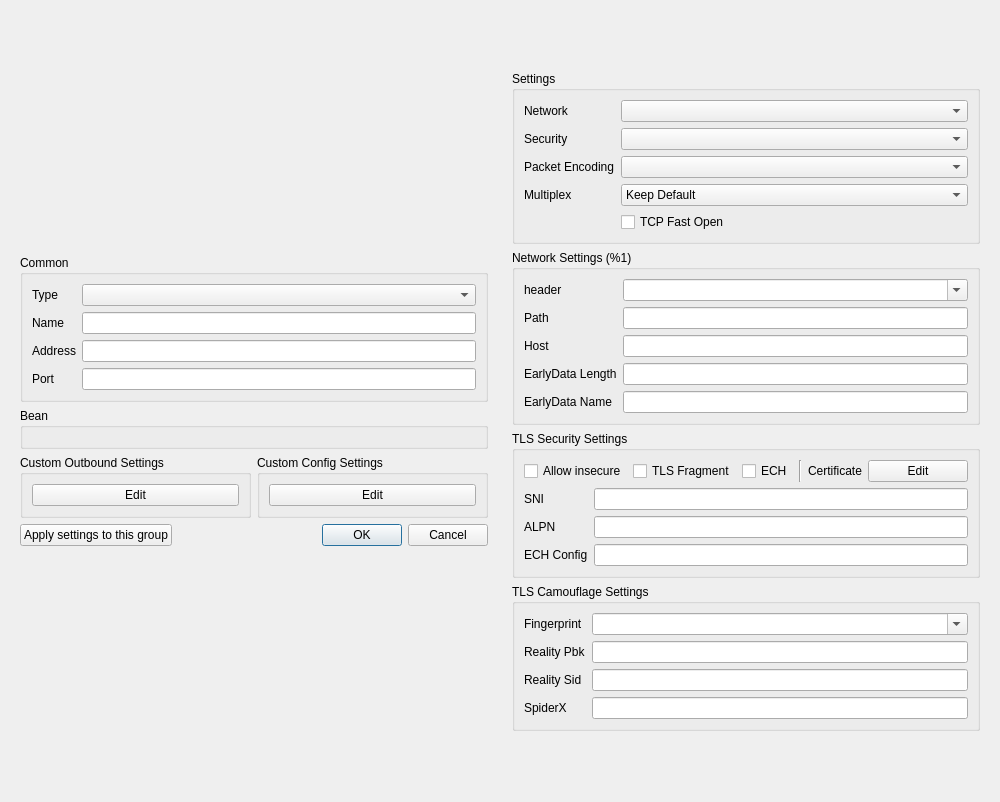
<?xml version="1.0" encoding="UTF-8"?>
<ui version="4.0">
 <class>DialogEditProfile</class>
 <widget class="QDialog" name="DialogEditProfile">
  <property name="geometry">
   <rect>
    <x>0</x>
    <y>0</y>
    <width>1000</width>
    <height>802</height>
   </rect>
  </property>
  <property name="sizePolicy">
   <sizepolicy hsizetype="Preferred" vsizetype="Preferred">
    <horstretch>0</horstretch>
    <verstretch>0</verstretch>
   </sizepolicy>
  </property>
  <property name="windowTitle">
   <string>Edit</string>
  </property>
  <layout class="QHBoxLayout" name="dialog_layout">
   <item>
    <widget class="QWidget" name="left_w" native="true">
     <property name="sizePolicy">
      <sizepolicy hsizetype="Minimum" vsizetype="Maximum">
       <horstretch>0</horstretch>
       <verstretch>0</verstretch>
      </sizepolicy>
     </property>
     <property name="minimumSize">
      <size>
       <width>400</width>
       <height>0</height>
      </size>
     </property>
     <layout class="QVBoxLayout" name="left">
      <property name="sizeConstraint">
       <enum>QLayout::SetDefaultConstraint</enum>
      </property>
      <item>
       <widget class="QGroupBox" name="groupBox">
        <property name="sizePolicy">
         <sizepolicy hsizetype="Preferred" vsizetype="Maximum">
          <horstretch>0</horstretch>
          <verstretch>0</verstretch>
         </sizepolicy>
        </property>
        <property name="title">
         <string>Common</string>
        </property>
        <layout class="QVBoxLayout" name="verticalLayout_3">
         <item>
          <layout class="QGridLayout" name="gridLayout_2">
           <item row="2" column="1">
            <widget class="MyLineEdit" name="address"/>
           </item>
           <item row="1" column="1">
            <widget class="MyLineEdit" name="name"/>
           </item>
           <item row="3" column="1">
            <widget class="QLineEdit" name="port"/>
           </item>
           <item row="0" column="0">
            <widget class="QLabel" name="type_l">
             <property name="text">
              <string>Type</string>
             </property>
            </widget>
           </item>
           <item row="3" column="0">
            <widget class="QLabel" name="port_l">
             <property name="text">
              <string>Port</string>
             </property>
            </widget>
           </item>
           <item row="2" column="0">
            <widget class="QLabel" name="address_l">
             <property name="text">
              <string>Address</string>
             </property>
            </widget>
           </item>
           <item row="1" column="0">
            <widget class="QLabel" name="label">
             <property name="text">
              <string>Name</string>
             </property>
            </widget>
           </item>
           <item row="0" column="1">
            <widget class="QComboBox" name="type"/>
           </item>
          </layout>
         </item>
        </layout>
       </widget>
      </item>
      <item>
       <widget class="QGroupBox" name="bean">
        <property name="sizePolicy">
         <sizepolicy hsizetype="Preferred" vsizetype="Maximum">
          <horstretch>0</horstretch>
          <verstretch>0</verstretch>
         </sizepolicy>
        </property>
        <property name="title">
         <string notr="true">Bean</string>
        </property>
        <layout class="QVBoxLayout" name="verticalLayout_4">
         <item>
          <widget class="QWidget" name="fake" native="true"/>
         </item>
        </layout>
       </widget>
      </item>
      <item>
       <layout class="QHBoxLayout" name="horizontalLayout_2">
        <item>
         <widget class="QGroupBox" name="custom_box">
          <property name="sizePolicy">
           <sizepolicy hsizetype="Preferred" vsizetype="Maximum">
            <horstretch>0</horstretch>
            <verstretch>0</verstretch>
           </sizepolicy>
          </property>
          <property name="title">
           <string>Custom Outbound Settings</string>
          </property>
          <layout class="QVBoxLayout" name="verticalLayout_5">
           <item>
            <widget class="QPushButton" name="custom_outbound_edit">
             <property name="text">
              <string notr="true">Edit</string>
             </property>
            </widget>
           </item>
          </layout>
         </widget>
        </item>
        <item>
         <widget class="QGroupBox" name="custom_global_box">
          <property name="title">
           <string>Custom Config Settings</string>
          </property>
          <layout class="QHBoxLayout" name="horizontalLayout_3">
           <item>
            <widget class="QPushButton" name="custom_config_edit">
             <property name="text">
              <string notr="true">Edit</string>
             </property>
            </widget>
           </item>
          </layout>
         </widget>
        </item>
       </layout>
      </item>
      <item>
       <layout class="QHBoxLayout" name="horizontalLayout_4">
        <item>
         <widget class="QPushButton" name="apply_to_group">
          <property name="text">
           <string>Apply settings to this group</string>
          </property>
         </widget>
        </item>
        <item>
         <widget class="QDialogButtonBox" name="buttonBox">
          <property name="sizePolicy">
           <sizepolicy hsizetype="Expanding" vsizetype="Fixed">
            <horstretch>0</horstretch>
            <verstretch>0</verstretch>
           </sizepolicy>
          </property>
          <property name="orientation">
           <enum>Qt::Horizontal</enum>
          </property>
          <property name="standardButtons">
           <set>QDialogButtonBox::Cancel|QDialogButtonBox::Ok</set>
          </property>
         </widget>
        </item>
       </layout>
      </item>
     </layout>
    </widget>
   </item>
   <item>
    <widget class="QWidget" name="right_all_w" native="true">
     <property name="sizePolicy">
      <sizepolicy hsizetype="Preferred" vsizetype="Maximum">
       <horstretch>0</horstretch>
       <verstretch>0</verstretch>
      </sizepolicy>
     </property>
     <property name="minimumSize">
      <size>
       <width>400</width>
       <height>0</height>
      </size>
     </property>
     <property name="toolTip">
      <string/>
     </property>
     <layout class="QVBoxLayout" name="right_layout">
      <property name="sizeConstraint">
       <enum>QLayout::SetDefaultConstraint</enum>
      </property>
      <item>
       <widget class="QGroupBox" name="stream_box">
        <property name="sizePolicy">
         <sizepolicy hsizetype="Preferred" vsizetype="Maximum">
          <horstretch>0</horstretch>
          <verstretch>0</verstretch>
         </sizepolicy>
        </property>
        <property name="title">
         <string>Settings</string>
        </property>
        <layout class="QVBoxLayout" name="verticalLayout">
         <item>
          <layout class="QGridLayout" name="_2">
           <item row="0" column="1">
            <widget class="QComboBox" name="network">
             <property name="sizePolicy">
              <sizepolicy hsizetype="Expanding" vsizetype="Fixed">
               <horstretch>0</horstretch>
               <verstretch>0</verstretch>
              </sizepolicy>
             </property>
             <item>
              <property name="text">
               <string notr="true"/>
              </property>
             </item>
             <item>
              <property name="text">
               <string notr="true">tcp</string>
              </property>
             </item>
             <item>
              <property name="text">
               <string notr="true">ws</string>
              </property>
             </item>
             <item>
              <property name="text">
               <string notr="true">httpupgrade</string>
              </property>
             </item>
             <item>
              <property name="text">
               <string notr="true">http</string>
              </property>
             </item>
             <item>
              <property name="text">
               <string notr="true">grpc</string>
              </property>
             </item>
             <item>
              <property name="text">
               <string notr="true">quic</string>
              </property>
             </item>
            </widget>
           </item>
           <item row="2" column="1">
            <widget class="QComboBox" name="packet_encoding">
             <item>
              <property name="text">
               <string notr="true"/>
              </property>
             </item>
             <item>
              <property name="text">
               <string notr="true">packetaddr</string>
              </property>
             </item>
             <item>
              <property name="text">
               <string notr="true">xudp</string>
              </property>
             </item>
            </widget>
           </item>
           <item row="0" column="0">
            <widget class="QLabel" name="network_l">
             <property name="toolTip">
              <string>The underlying transport method. It must be consistent with the server, otherwise, the connection cannot be established.</string>
             </property>
             <property name="text">
              <string>Network</string>
             </property>
            </widget>
           </item>
           <item row="1" column="1">
            <widget class="QComboBox" name="security">
             <item>
              <property name="text">
               <string notr="true"/>
              </property>
             </item>
             <item>
              <property name="text">
               <string notr="true">tls</string>
              </property>
             </item>
            </widget>
           </item>
           <item row="1" column="0">
            <widget class="QLabel" name="security_l">
             <property name="toolTip">
              <string>Transport Layer Security. It must be consistent with the server, otherwise, the connection cannot be established.</string>
             </property>
             <property name="text">
              <string>Security</string>
             </property>
            </widget>
           </item>
           <item row="2" column="0">
            <widget class="QLabel" name="packet_encoding_l">
             <property name="toolTip">
              <string>UDP FullCone Packet encoding for implementing features such as UDP FullCone. Server support is required, if the wrong selection is made, the connection cannot be made. Please leave it blank.</string>
             </property>
             <property name="text">
              <string>Packet Encoding</string>
             </property>
            </widget>
           </item>
           <item row="3" column="0">
            <widget class="QLabel" name="multiplex_l">
             <property name="toolTip">
              <string>Server support is required</string>
             </property>
             <property name="text">
              <string>Multiplex</string>
             </property>
            </widget>
           </item>
           <item row="3" column="1">
            <widget class="QComboBox" name="multiplex">
             <item>
              <property name="text">
               <string>Keep Default</string>
              </property>
             </item>
             <item>
              <property name="text">
               <string>On</string>
              </property>
             </item>
             <item>
              <property name="text">
               <string>Off</string>
              </property>
             </item>
            </widget>
           </item>
           <item row="4" column="1">
            <widget class="QCheckBox" name="tcp_fast_open">
             <property name="toolTip">
              <string>Reduces one round trip for the initial TCP handshake. Both the client and the server's OS/network path must support it, otherwise it has no effect.</string>
             </property>
             <property name="text">
              <string>TCP Fast Open</string>
             </property>
            </widget>
           </item>
          </layout>
         </item>
        </layout>
       </widget>
      </item>
      <item>
       <widget class="QGroupBox" name="network_box">
        <property name="sizePolicy">
         <sizepolicy hsizetype="Preferred" vsizetype="Maximum">
          <horstretch>0</horstretch>
          <verstretch>0</verstretch>
         </sizepolicy>
        </property>
        <property name="title">
         <string>Network Settings (%1)</string>
        </property>
        <layout class="QGridLayout" name="gridLayout">
         <item row="1" column="0">
          <widget class="QLabel" name="path_l">
           <property name="toolTip">
            <string notr="true">http path (ws/http/伪装http)
serviceName (gRPC)
key (QUIC)</string>
           </property>
           <property name="text">
            <string notr="true">Path</string>
           </property>
          </widget>
         </item>
         <item row="2" column="1">
          <widget class="MyLineEdit" name="host"/>
         </item>
         <item row="2" column="0">
          <widget class="QLabel" name="host_l">
           <property name="toolTip">
            <string notr="true">http host (ws/http/伪装http)
security (QUIC)</string>
           </property>
           <property name="text">
            <string notr="true">Host</string>
           </property>
          </widget>
         </item>
         <item row="0" column="0">
          <widget class="QLabel" name="header_type_l">
           <property name="sizePolicy">
            <sizepolicy hsizetype="Maximum" vsizetype="Preferred">
             <horstretch>0</horstretch>
             <verstretch>0</verstretch>
            </sizepolicy>
           </property>
           <property name="toolTip">
            <string notr="true">伪装头部类型 (tcp/quic)</string>
           </property>
           <property name="text">
            <string notr="true">header</string>
           </property>
          </widget>
         </item>
         <item row="1" column="1">
          <widget class="MyLineEdit" name="path"/>
         </item>
         <item row="0" column="1">
          <widget class="QComboBox" name="header_type">
           <property name="sizePolicy">
            <sizepolicy hsizetype="Minimum" vsizetype="Fixed">
             <horstretch>0</horstretch>
             <verstretch>0</verstretch>
            </sizepolicy>
           </property>
           <property name="editable">
            <bool>true</bool>
           </property>
           <item>
            <property name="text">
             <string notr="true"/>
            </property>
           </item>
           <item>
            <property name="text">
             <string notr="true">http</string>
            </property>
           </item>
          </widget>
         </item>
         <item row="3" column="1">
          <widget class="MyLineEdit" name="ws_early_data_length"/>
         </item>
         <item row="3" column="0">
          <widget class="QLabel" name="ws_early_data_length_l">
           <property name="text">
            <string notr="true">EarlyData Length</string>
           </property>
          </widget>
         </item>
         <item row="4" column="1">
          <widget class="MyLineEdit" name="ws_early_data_name"/>
         </item>
         <item row="4" column="0">
          <widget class="QLabel" name="ws_early_data_name_l">
           <property name="text">
            <string notr="true">EarlyData Name</string>
           </property>
          </widget>
         </item>
        </layout>
       </widget>
      </item>
      <item>
       <widget class="QGroupBox" name="security_box">
        <property name="sizePolicy">
         <sizepolicy hsizetype="Preferred" vsizetype="Maximum">
          <horstretch>0</horstretch>
          <verstretch>0</verstretch>
         </sizepolicy>
        </property>
        <property name="title">
         <string>TLS Security Settings</string>
        </property>
        <layout class="QVBoxLayout" name="verticalLayout_2">
         <item>
          <layout class="QHBoxLayout" name="horizontalLayout">
           <item>
            <widget class="QCheckBox" name="insecure">
             <property name="sizePolicy">
              <sizepolicy hsizetype="Maximum" vsizetype="Fixed">
               <horstretch>0</horstretch>
               <verstretch>0</verstretch>
              </sizepolicy>
             </property>
             <property name="toolTip">
              <string>When enabled, V2Ray will not check the validity of the TLS certificate provided by the remote host (the security is equivalent to plaintext)</string>
             </property>
             <property name="text">
              <string>Allow insecure</string>
             </property>
            </widget>
           </item>
           <item>
            <widget class="QCheckBox" name="tls_fragment">
             <property name="sizePolicy">
              <sizepolicy hsizetype="Maximum" vsizetype="Fixed">
               <horstretch>0</horstretch>
               <verstretch>0</verstretch>
              </sizepolicy>
             </property>
             <property name="toolTip">
              <string>Splits the TLS ClientHello into multiple TCP segments to evade SNI-based filtering. May not help, or may break the connection, depending on the network.</string>
             </property>
             <property name="text">
              <string>TLS Fragment</string>
             </property>
            </widget>
           </item>
           <item>
            <widget class="QCheckBox" name="enable_ech">
             <property name="sizePolicy">
              <sizepolicy hsizetype="Maximum" vsizetype="Fixed">
               <horstretch>0</horstretch>
               <verstretch>0</verstretch>
              </sizepolicy>
             </property>
             <property name="toolTip">
              <string>Encrypted Client Hello - hides the SNI from network observers. Server must support it. Paste the ECH config (from the server) below if needed.</string>
             </property>
             <property name="text">
              <string>ECH</string>
             </property>
            </widget>
           </item>
           <item>
            <widget class="Line" name="line">
             <property name="orientation">
              <enum>Qt::Vertical</enum>
             </property>
            </widget>
           </item>
           <item>
            <widget class="QLabel" name="label_6">
             <property name="sizePolicy">
              <sizepolicy hsizetype="Maximum" vsizetype="Preferred">
               <horstretch>0</horstretch>
               <verstretch>0</verstretch>
              </sizepolicy>
             </property>
             <property name="toolTip">
              <string notr="true"/>
             </property>
             <property name="text">
              <string>Certificate</string>
             </property>
            </widget>
           </item>
           <item>
            <widget class="QPushButton" name="certificate_edit">
             <property name="text">
              <string notr="true">Edit</string>
             </property>
            </widget>
           </item>
          </layout>
         </item>
         <item>
          <layout class="QGridLayout" name="_3">
           <item row="0" column="1">
            <widget class="MyLineEdit" name="sni"/>
           </item>
           <item row="0" column="0">
            <widget class="QLabel" name="label_5">
             <property name="toolTip">
              <string>Server name indication, clear text.</string>
             </property>
             <property name="text">
              <string notr="true">SNI</string>
             </property>
            </widget>
           </item>
           <item row="1" column="0">
            <widget class="QLabel" name="label_8">
             <property name="toolTip">
              <string>Application layer protocol negotiation, clear text. Please separate them with commas.</string>
             </property>
             <property name="text">
              <string notr="true">ALPN</string>
             </property>
            </widget>
           </item>
           <item row="1" column="1">
            <widget class="MyLineEdit" name="alpn"/>
           </item>
           <item row="2" column="0">
            <widget class="QLabel" name="ech_config_l">
             <property name="toolTip">
              <string>ECH config, as given by the server. One or more lines, base64 or PEM.</string>
             </property>
             <property name="text">
              <string notr="true">ECH Config</string>
             </property>
            </widget>
           </item>
           <item row="2" column="1">
            <widget class="MyLineEdit" name="ech_config"/>
           </item>
          </layout>
         </item>
        </layout>
       </widget>
      </item>
      <item>
       <widget class="QGroupBox" name="tls_camouflage_box">
        <property name="title">
         <string>TLS Camouflage Settings</string>
        </property>
        <layout class="QGridLayout" name="gridLayout_3">
         <item row="0" column="1">
          <widget class="QComboBox" name="utlsFingerprint">
           <property name="editable">
            <bool>true</bool>
           </property>
          </widget>
         </item>
         <item row="0" column="0">
          <widget class="QLabel" name="label_2">
           <property name="sizePolicy">
            <sizepolicy hsizetype="Maximum" vsizetype="Preferred">
             <horstretch>0</horstretch>
             <verstretch>0</verstretch>
            </sizepolicy>
           </property>
           <property name="text">
            <string notr="true">Fingerprint</string>
           </property>
          </widget>
         </item>
         <item row="1" column="0">
          <widget class="QLabel" name="reality_pbk_l">
           <property name="toolTip">
            <string>Reality public key. If not empty, turn TLS into REALITY.</string>
           </property>
           <property name="text">
            <string notr="true">Reality Pbk</string>
           </property>
          </widget>
         </item>
         <item row="2" column="0">
          <widget class="QLabel" name="reality_sid_l">
           <property name="toolTip">
            <string>Reality short id. Accept only one value.</string>
           </property>
           <property name="text">
            <string notr="true">Reality Sid</string>
           </property>
          </widget>
         </item>
         <item row="2" column="1">
          <widget class="MyLineEdit" name="reality_sid"/>
         </item>
         <item row="1" column="1">
          <widget class="MyLineEdit" name="reality_pbk"/>
         </item>
         <item row="3" column="0">
          <widget class="QLabel" name="reality_spx_l">
           <property name="toolTip">
            <string notr="true"/>
           </property>
           <property name="text">
            <string notr="true">SpiderX</string>
           </property>
          </widget>
         </item>
         <item row="3" column="1">
          <widget class="MyLineEdit" name="reality_spx"/>
         </item>
        </layout>
       </widget>
      </item>
     </layout>
    </widget>
   </item>
  </layout>
 </widget>
 <customwidgets>
  <customwidget>
   <class>MyLineEdit</class>
   <extends>QLineEdit</extends>
   <header>ui/widget/MyLineEdit.h</header>
  </customwidget>
 </customwidgets>
 <tabstops>
  <tabstop>type</tabstop>
  <tabstop>name</tabstop>
  <tabstop>address</tabstop>
  <tabstop>port</tabstop>
  <tabstop>custom_outbound_edit</tabstop>
  <tabstop>custom_config_edit</tabstop>
  <tabstop>apply_to_group</tabstop>
  <tabstop>network</tabstop>
  <tabstop>security</tabstop>
  <tabstop>packet_encoding</tabstop>
  <tabstop>multiplex</tabstop>
  <tabstop>header_type</tabstop>
  <tabstop>path</tabstop>
  <tabstop>host</tabstop>
  <tabstop>ws_early_data_length</tabstop>
  <tabstop>ws_early_data_name</tabstop>
  <tabstop>insecure</tabstop>
  <tabstop>certificate_edit</tabstop>
  <tabstop>sni</tabstop>
  <tabstop>alpn</tabstop>
  <tabstop>utlsFingerprint</tabstop>
  <tabstop>reality_pbk</tabstop>
  <tabstop>reality_sid</tabstop>
 </tabstops>
 <resources/>
 <connections>
  <connection>
   <sender>buttonBox</sender>
   <signal>accepted()</signal>
   <receiver>DialogEditProfile</receiver>
   <slot>accept()</slot>
   <hints>
    <hint type="sourcelabel">
     <x>151</x>
     <y>500</y>
    </hint>
    <hint type="destinationlabel">
     <x>299</x>
     <y>299</y>
    </hint>
   </hints>
  </connection>
  <connection>
   <sender>buttonBox</sender>
   <signal>rejected()</signal>
   <receiver>DialogEditProfile</receiver>
   <slot>reject()</slot>
   <hints>
    <hint type="sourcelabel">
     <x>151</x>
     <y>500</y>
    </hint>
    <hint type="destinationlabel">
     <x>299</x>
     <y>299</y>
    </hint>
   </hints>
  </connection>
 </connections>
</ui>
